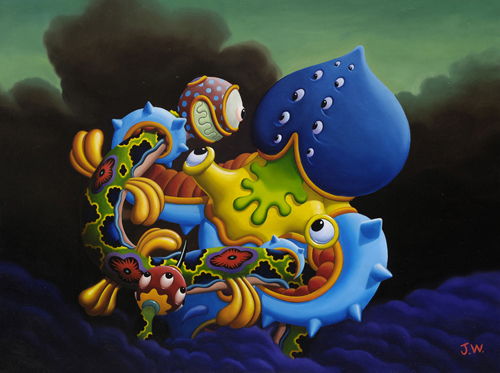
#> input picture Traitement de l'image/TE6/DATA_TE6/Maya-and-Mantra.jpg, 500 x 373 px, given in place of house.jpg, which was not available
$ python 'TE6-Correction (hors binarisation RGB).py'
#> lines starting #> are read from the running program, lines starting #| are printed output that depends on the picture; after the words box and inside, x2 and y2 are one past the last pixel; in counts of white or black regions, pixels touching at a corner belong together; pictures that were not available may be replaced by others from this repository, and a replacement may not be noted
# -*- coding: utf-8 -*-
"""
Created on Mon Jan 30 09:31:54 2017
Mis à jour le 05 mai 2021
@author: thomashe
"""

import numpy as np
import cv2
from matplotlib import pyplot as plt

# exemple d'initialisation pour détecter les objets verts de crayons.jpg  :
# valeurs à affiner avec des trackbars,  fonction de l'image
Smin, Smax = 0, 255;
Vmin, Vmax = 0, 255;
Hmin, Hmax = 40, 85;


# Attention : les valeurs de teinte sont divisées par 2 sous OpenCV !
# 0: rouge; 30:jaune, 60 : vert, 90:cyan, 120 :bleu et 150 : magenta


def binariseHSV():
    # Implémentation seuillage HSV selon l'algo donné dans l'énoncé, Q2.2.3
    maxVal = S.max();
    Smin = (int)(0.1 * (maxVal));

    lower_bound = np.array([Hmin, Smin, Vmin]);
    upper_bound = np.array([Hmax, Smax, Vmax]);
    BinaryHSV = cv2.inRange(imgHSV, lower_bound, upper_bound);

    ImgC_res = cv2.bitwise_and(img, img, mask=BinaryHSV);

    cv2.namedWindow("Binary with HSV topo", 1);
    cv2.imshow("Binary with HSV topo", BinaryHSV);
    cv2.imshow("Image Couleur résultat", ImgC_res);


#    plt.subplot(132),plt.imshow(BinaryHSV,cmap='gray'),plt.title('image binaire'),plt.show()
#    plt.subplot(133),plt.imshow(cv2.cvtColor(ImgC_res,cv2.COLOR_BGR2RGB)),
#    plt.title('Image couleur résultat'),plt.show()


def binariseHSV_trackbar(pos):
    # solution pour 2.2.6
    maxVal = S.max();
    Smin = (int)(0.1 * (maxVal));

    lower_bound = np.array([cv2.getTrackbarPos("Hmin", "Binary with HSV trackbar"), Smin, Vmin])
    upper_bound = np.array([cv2.getTrackbarPos("Hmax", "Binary with HSV trackbar"), Smax, Vmax])
    BinaryHSV = cv2.inRange(imgHSV, lower_bound, upper_bound);

    ImgC_res = cv2.bitwise_and(img, img, mask=BinaryHSV);

    cv2.namedWindow("Binary with HSV trackbar", 1);
    cv2.imshow("Binary with HSV trackbar", BinaryHSV);
    cv2.imshow("Image Couleur résultat", ImgC_res);


#    plt.subplot(132),plt.imshow(BinaryHSV,cmap='gray'),plt.title('image binaire'),plt.show()
#    plt.subplot(133),plt.imshow(cv2.cvtColor(ImgC_res,cv2.COLOR_BGR2RGB)),
#    plt.title('Image couleur résultat'),plt.show()

# %% 1.1 - Affichage d'images couleur

img = cv2.imread('../DATA/house.jpg');
#> img is the input picture: shape (373, 500, 3); mean B, G, R 59.7, 64.5, 59.4
# img=cv2.imread('../DATA/Maya-and-Mantra.jpg');

B = img[:, :, 0];
print('B : min={0} max={1}'.format(np.min(B), np.max(B)));
#| B : min=0 max=255
G = img[:, :, 1];
print('G : min={0} max={1}'.format(np.min(G), np.max(G)))
#| G : min=0 max=255
R = img[:, :, 2];
print('R : min={0} max={1}'.format(np.min(R), np.max(R)))
#| R : min=0 max=255
print('format de B,G et R :', B.dtype)
#| format de B,G et R : uint8

cv2.imshow('Image initiale', img);
res = np.concatenate((B, G, R), axis=1)
cv2.namedWindow('Canaux Bleu, Vert et Rouge', 0)
cv2.imshow('Canaux Bleu, Vert et Rouge', res)
cv2.waitKey(0)

# Visualisation avec les fonctions de matplotlib : attention  à ne pas oublier
# de convertir l'image au format RGB avant de la visualiser en couleur avec
# la fonction plt.imshow (imshow affiche l'image avec la table des couleurs RGB)!!
plt.figure()
plt.subplot(2, 2, 1)
imgRGB = cv2.cvtColor(img, cv2.COLOR_BGR2RGB);
plt.imshow(imgRGB), plt.xlabel('image couleur');
plt.text(40, -35, 'visualisation image originale + 3 canaux séparés')
plt.subplot(2, 2, 2)
plt.imshow(B, cmap='gray'), plt.xlabel('canal bleu'), plt.colorbar()
# on spécifie une palette de gris pour cmap pour bien mettre en
# évidence le fait que chaque plan couleur est scalaire
plt.subplot(2, 2, 3)
plt.imshow(G, cmap='gray'), plt.xlabel('canal vert'), plt.colorbar()
plt.subplot(2, 2, 4)
plt.imshow(R, cmap='gray'), plt.xlabel('canal rouge'), plt.colorbar()
plt.show()

# 1.1.3 en amenant la souris sur les couleurs verte, rouge, jaune, bleue, noire, blanche
# de l'image house par exemple, on vérifie que les coordonnées RGB de ces couleurs
# sont cohérentes. On note cependant par exemple qu'un objet d'apparence bleue
# peut contenir une proportion non négligeable de vert et de rouge (exemple :
# pourtour de la cheminée bleue de l'image house)

# %% 1.2 - Conversion de format

imgHSV = cv2.cvtColor(img, cv2.COLOR_BGR2HSV);
#> imgHSV: shape (373, 500, 3); mean H, S, V 60.7, 116.4, 87.1
H = imgHSV[:, :, 0];
S = imgHSV[:, :, 1];
V = imgHSV[:, :, 2];

plt.figure()
plt.subplot(2, 2, 1)
plt.imshow(cv2.cvtColor(img, cv2.COLOR_BGR2RGB)), plt.xlabel('image couleur');
plt.text(40, -35, 'visualisation image originale + 3 canaux séparés H,S,V')
plt.subplot(2, 2, 2)
plt.imshow(H, cmap='gray'), plt.xlabel('teinte');
plt.colorbar()
plt.subplot(2, 2, 3)
plt.imshow(S, cmap='gray'), plt.xlabel('saturation');
plt.colorbar()
plt.subplot(2, 2, 4)
plt.imshow(V, cmap='gray'), plt.xlabel('valeur');
plt.colorbar()
plt.show()

# %remarque : les images de Teinte, Saturation et Valeur sont des scalaires
# % As H varies from 0 to 179 (théoriquement, la teinte est un angle qui varie
# entre 0 et 360°, qui est divisé par 2 sous OpenCV pour pouvoir être codé
# sur 8 bits...), the resulting color varies from red through
# % yellow, green, cyan, blue, and magenta, and returns to red. When S
# % is 0, the colors are unsaturated (i.e., shades of gray). When S is
# % 255, the colors are fully saturated (i.e., they contain no white
# % component). As V varies from 0 to 255, the brightness increases.
# voir Cours également !

# question 1.2.5
# en amenant la souris sur les couleurs verte, rouge, jaune, bleue, noire, blanche
# des plans images H, S et V,on vérifie que les valeurs HSV de ces couleurs
# sont cohérentes. Par exemple pour le blanc, S est proche de 0 et V proche de 255
# pour le jaune, H est proche de 30, ....

# %% 1.3 - Modification des couleurs : H=H+60
# %se souvenir que la teinte est un angle entre 0 et 360° convertie
# sous OpenCV en une valeur entre 0 et 179" qui boucle" - cf poly de cours

# img=cv2.imread('../DATA/riviere.jpg');
img = cv2.imread('../DATA/pipeline3.png');
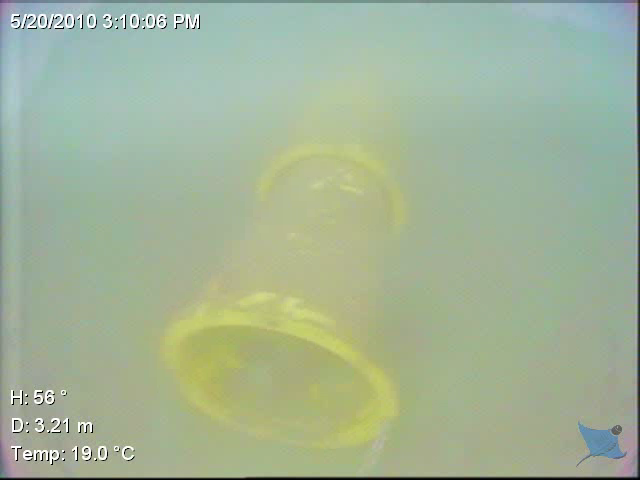
#> input picture Traitement de l'image/TE6/DATA_TE6/pipeline3.png, 640 x 480 px, found by its file name
#> img is the input picture: shape (480, 640, 3); mean B, G, R 152.2, 179.7, 162.7
imgHSV = cv2.cvtColor(img, cv2.COLOR_BGR2HSV);
#> imgHSV: shape (480, 640, 3); mean H, S, V 54.9, 49.2, 180.3
H = imgHSV[:, :, 0];
#> H: shape (480, 640)
S = imgHSV[:, :, 1];
#> S: shape (480, 640)
V = imgHSV[:, :, 2];
#> V: shape (480, 640)

Ihsvn = imgHSV.copy();
Hnew = H + 60;  # red->green;green->blue;blue->red;jaune->cyan
Hnew[Hnew > 180] = Hnew[Hnew > 180] - 180;
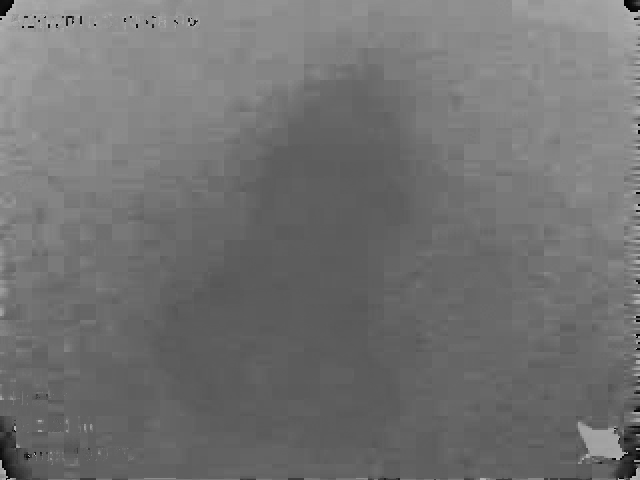
#> Hnew: shape (480, 640); min 1, max 180, mean 113.7
Ihsvn[:, :, 0] = Hnew;
#> Ihsvn: shape (480, 640, 3); mean H, S, V 113.7, 49.2, 180.3
imgnew = cv2.cvtColor(Ihsvn, cv2.COLOR_HSV2BGR);
plt.figure()
plt.subplot(121), plt.imshow(cv2.cvtColor(img, cv2.COLOR_BGR2RGB)), plt.title('image originale')
plt.subplot(122), plt.imshow(cv2.cvtColor(imgnew, cv2.COLOR_BGR2RGB));
plt.title('image avec H=H+60');
plt.show()
##pour simplifier l'affichage avec plt.imshow, on peut convertir directement en RGB
# imgnew=cv2.cvtColor(Ihsvn,cv2.COLOR_HSV2RGB);
# plt.figure()
# plt.subplot(121),plt.imshow(cv2.cvtColor(img,cv2.COLOR_BGR2RGB)),plt.title('image originale')
# plt.subplot(122), plt.imshow(imgnew); plt.title('image avec H=H+60');
# plt.show()

# %5.b - Modification des couleurs : S=S/3
Ihsvn = imgHSV.copy();
Ihsvn[:, :, 1] = S / 3;
#> Ihsvn: shape (480, 640, 3); mean H, S, V 54.9, 16.1, 180.3
imgnew = cv2.cvtColor(Ihsvn, cv2.COLOR_HSV2BGR);
plt.figure()
plt.subplot(121), plt.imshow(cv2.cvtColor(img, cv2.COLOR_BGR2RGB)), plt.title('image originale')
plt.subplot(122), plt.imshow(cv2.cvtColor(imgnew, cv2.COLOR_BGR2RGB));
plt.title('image avec S=S/3');
plt.show()
# l'aspect délavé et surtout perte de couleur est visible
##comparaison des canaux de saturation pour s'en convaincre
# plt.figure()
# plt.subplot(121),plt.imshow(S,cmap='gray'),plt.title('canal S'),plt.colorbar()
# plt.subplot(122), plt.imshow(Ihsvn[:,:,1],cmap='gray'); plt.title('canal S/3'),plt.colorbar();
# plt.show()
# même si les images semblent identiques (adaptation de la dynamique par imshow)
# on se rend compte à l'aide de la colorbar que les pixels qui tendent à perdre
# leur couleur sont des pixels pour lesquels la saturation tend vers 0 'exemple :
# pierres qui semblent passer d'un jaune à un gris

# %5.a - Modification des couleurs : S=S*2
Ihsvn = imgHSV.copy();
Ihsvn[:, :, 1] = np.minimum(2.0 * S, 255);  # il faut bien mettre 2.0 et non 2!!!
#> Ihsvn: shape (480, 640, 3); mean H, S, V 54.9, 97.5, 180.3
imgnew = cv2.cvtColor(Ihsvn, cv2.COLOR_HSV2BGR);
plt.figure()
plt.subplot(121), plt.imshow(cv2.cvtColor(img, cv2.COLOR_BGR2RGB)), plt.title('image originale')
plt.subplot(122), plt.imshow(cv2.cvtColor(imgnew, cv2.COLOR_BGR2RGB));
plt.title('image avec S=S*2');
plt.show()
# les couleurs sont plus marquées (bien écrire 2.0*S sinon troncature et résultat
# incohérent)

# %5.c - Modification des couleurs : V=V*1.5
Ihsvn = imgHSV.copy();
Ihsvn[:, :, 2] = np.minimum(V * 1.5, 255);
#> Ihsvn: shape (480, 640, 3); mean H, S, V 54.9, 49.2, 251.8
imgnew = cv2.cvtColor(Ihsvn, cv2.COLOR_HSV2BGR);
plt.figure()
plt.subplot(121), plt.imshow(cv2.cvtColor(img, cv2.COLOR_BGR2RGB)), plt.title('image originale')
plt.subplot(122), plt.imshow(cv2.cvtColor(imgnew, cv2.COLOR_BGR2RGB));
plt.title('image avec V=1.5*V');
plt.show()
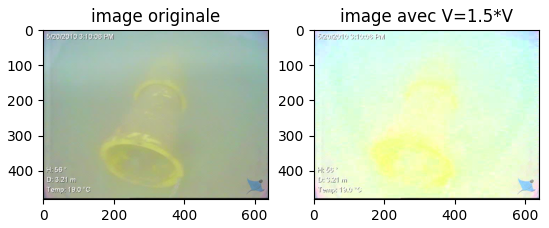
#> figure drawn by matplotlib, 2 panels
# résultat cohérent : l'image est plus lumineuse
cv2.waitKey(0)
cv2.destroyAllWindows()
plt.close('all')

# %% Partie 2 : binarisation d'une image couleur
# https://docs.opencv.org/3.2.0/df/d9d/tutorial_py_colorspaces.html
img = cv2.imread('../DATA/crayons.jpg');
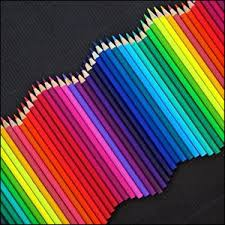
#> input picture Traitement de l'image/TE6/DATA_TE6/crayons.jpg, 225 x 225 px, found by its file name
#> img is the input picture: shape (225, 225, 3); mean B, G, R 75.4, 75.8, 96
cv2.namedWindow('Image source', 1)
cv2.imshow('Image source', img)
# plt.figure()
# plt.subplot(131),plt.imshow(cv2.cvtColor(img,cv2.COLOR_BGR2RGB)),
# plt.title('Image source'), plt.show()

# question 2.2.3 : binarisation dans le domaine HSV selon le topo de l'énoncé
# pour détecter des pixels de couleur définie par H et S
# solution sans la fonction binariseHSV
imgHSV = cv2.cvtColor(img, cv2.COLOR_BGR2HSV);
#> imgHSV: shape (225, 225, 3); mean H, S, V 104.6, 156.4, 134.5
lower_bound = np.array([Hmin, Smin, Vmin]);
upper_bound = np.array([Hmax, Smax, Vmax]);
BinaryHSV = cv2.inRange(imgHSV, lower_bound, upper_bound);
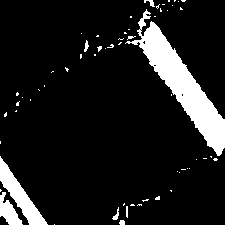
#> BinaryHSV: shape (225, 225); 10.9% white; 61 white regions (53 under 20 px), largest, box (x1, y1, x2, y2) and area: (125, 9, 225, 156) 3723, (0, 156, 48, 225) 983, (0, 192, 23, 225) 377
cv2.imshow("ImageBinaire (HSV)", BinaryHSV);
key = cv2.waitKey(0)
#> (key q is pressed here)
if (key == ord('q')):
    cv2.destroyAllWindows()

# solution avec utilisation de la fonction binariseHSV
binariseHSV()
#> in binariseHSV, `maxVal = S.max();`: maxVal = 255
#> in binariseHSV, `Smin = (int)(0.1 * (maxVal));`: Smin = 25
#> in binariseHSV, `lower_bound = np.array([Hmin, Smin, Vmin]);`: lower_bound = [40, 25, 0]
#> in binariseHSV, `BinaryHSV = cv2.inRange(imgHSV, lower_bound, upper_bound);`: BinaryHSV: shape (225, 225); 10.6% white; 56 white regions (49 under 20 px), largest, box (x1, y1, x2, y2) and area: (132, 9, 225, 156) 3701, (0, 156, 48, 225) 983, (0, 192, 23, 225) 377
cv2.waitKey(0)
cv2.destroyAllWindows()

# question 2.2.6
# binarisation dans le domaine HSV avec des trackbars
imgHSV = cv2.cvtColor(img, cv2.COLOR_BGR2HSV);
S = imgHSV[:, :, 1];
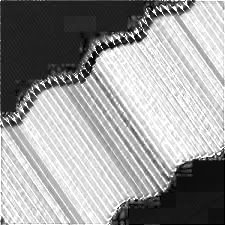
#> S: shape (225, 225); min 0, max 255, mean 156.4

binariseHSV_trackbar(0);
#> in binariseHSV_trackbar, `maxVal = S.max();`: maxVal = 255
#> in binariseHSV_trackbar, `Smin = (int)(0.1 * (maxVal));`: Smin = 25
#> in binariseHSV_trackbar, `lower_bound = np.array([cv2.getTrackbarPos("Hmin", "Binary with HSV tr..`: lower_bound = [0, 25, 0]
#> in binariseHSV_trackbar, `BinaryHSV = cv2.inRange(imgHSV, lower_bound, upper_bound);`:
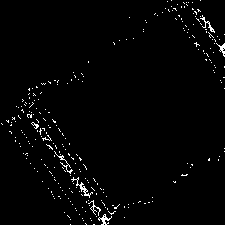
#> BinaryHSV: shape (225, 225); 1.8% white in thin lines or dots
cv2.createTrackbar("Hmin", "Binary with HSV trackbar", Hmin, 180, binariseHSV_trackbar);
cv2.createTrackbar("Hmax", "Binary with HSV trackbar", Hmax, 180, binariseHSV_trackbar);
cv2.waitKey(0)
cv2.destroyAllWindows();
plt.close('all')
# fin de la binarisation dans le domaine HSV selon le topo de l'énoncé pour détecter des
# pixels verts (pour le rouge, c'est un peu plus compliqué : teinte proche de 0+ et/ou 0-)
